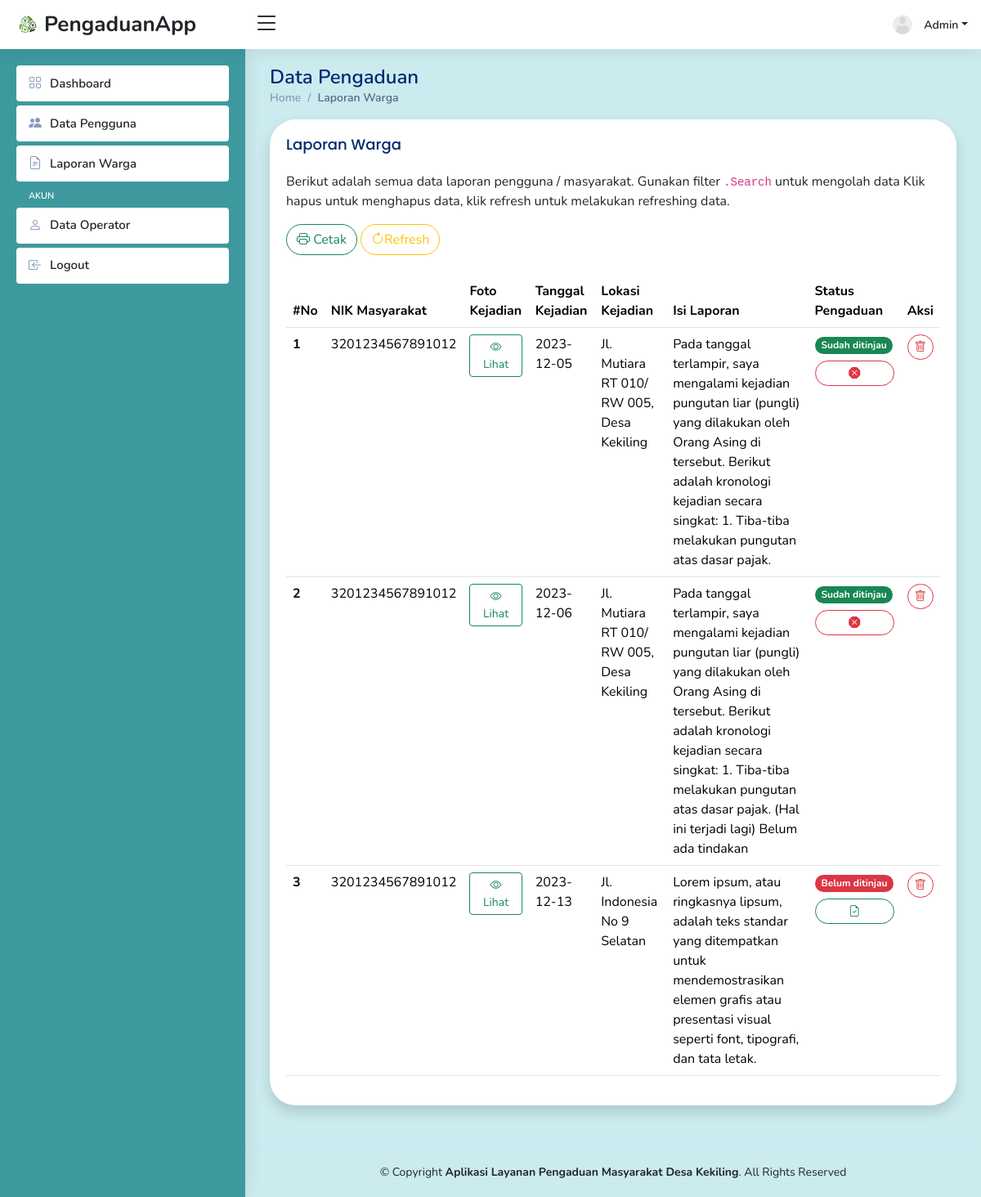
The page /backend/view/data-pengaduan.php (signed in) on the database its author committed.
### tables this page shows
CREATE TABLE `tb_pengaduan` (
  `id_pengaduan` int(11) NOT NULL,
  `nik_masyarakat` varchar(20) NOT NULL,
  `fotokejadian_pengaduan` varchar(100) NOT NULL,
  `tanggalkejadian_pengaduan` date NOT NULL,
  `lokasikejadian_pengaduan` varchar(100) NOT NULL,
  `isilaporan_pengaduan` text NOT NULL,
  `statuspengaduan_pengaduan` int(2) NOT NULL
);

CREATE TABLE `tb_masyarakat` (
  `nik_masyarakat` varchar(20) NOT NULL,
  `password_masyarakat` varchar(150) NOT NULL,
  `namalengkap_masyarakat` varchar(60) NOT NULL,
  `email_masyarakat` varchar(50) NOT NULL,
  `notelp_masyarakat` varchar(20) NOT NULL
);

### backend/controller/Function.php (called while the page is built, shortened)
<?php
    function getPengaduan(){
        include "Database.php";
        $result = mysqli_query($conn, "SELECT * FROM tb_pengaduan INNER JOIN tb_masyarakat ON tb_pengaduan.nik_masyarakat=tb_masyarakat.nik_masyarakat");
        $array = [];
        while ($box = mysqli_fetch_array($result)) {
            $array[] = $box;
        }
        return $array;
    }
?>

### backend/view/data-pengaduan.php (the view, shortened to what this page needs)
<?php
include "../controller/Function.php";
?>
<!DOCTYPE html>
<html lang="en">
<head>
  <link href="../../assets/vendor/bootstrap/css/bootstrap.min.css" rel="stylesheet">
  <link href="../../assets/vendor/bootstrap-icons/bootstrap-icons.css" rel="stylesheet">
  <link href="../../assets/vendor/boxicons/css/boxicons.min.css" rel="stylesheet">
  <link href="../../assets/vendor/quill/quill.snow.css" rel="stylesheet">
  <link href="../../assets/vendor/quill/quill.bubble.css" rel="stylesheet">
  <link href="../../assets/vendor/remixicon/remixicon.css" rel="stylesheet">
  <link href="../../assets/vendor/simple-datatables/style.css" rel="stylesheet">
  <link href="../../assets/css/style.css" rel="stylesheet">
</head>
<body>
  <?php include "header.php";?>
  <?php include "nav.php";?>
  <main id="main" class="main">
    <div class="pagetitle">
      <h1>Data Pengaduan</h1>
      <nav>
        <ol class="breadcrumb">
          <li class="breadcrumb-item"><a href="index.php">Home</a></li>
          <li class="breadcrumb-item active">Laporan Warga</li>
        </ol>
      </nav>
    </div>
    <section class="section dashboard">
      <div class="row">
        <div class="col-lg-12">
                <div class="card rounded-5 shadow">
                <div class="card-body">
                    <h5 class="card-title">Laporan Warga</h5>
                    <p>Berikut adalah semua data laporan pengguna / masyarakat. Gunakan filter <code>.Search</code> untuk mengolah data  Klik hapus untuk menghapus data, klik refresh untuk melakukan refreshing data.</p>
                    <a href="#" data-bs-toggle="modal" data-bs-target="#CetakLaporan" class="btn btn-outline-success rounded-5"><i class="bi bi-printer"></i> Cetak</a>
                    <a href="#" onclick="location.reload();" class="btn btn-outline-warning rounded-5"><i class="bi bi-arrow-clockwise"></i>Refresh</a>
                    <br><br>
                    <div class="table-responsive">
                    <table class="table datatable">
                    <thead>
                        <tr>
                        <th scope="col">#No</th>
                        <th scope="col">NIK Masyarakat</th>
                        <th scope="col">Foto Kejadian</th>
                        <th scope="col">Tanggal Kejadian</th>
                        <th scope="col">Lokasi Kejadian</th>
                        <th scope="col">Isi Laporan</th>
                        <th scope="col">Status Pengaduan</th>
                        <th scope="col">Aksi</th>
                        </tr>
                    </thead>
                    <tbody>
                        <?php $data_pgd = getPengaduan(); $num=0;
                        foreach($data_pgd as $fetch_pengaduan){
                        $num++;
                        ?>
                        <tr>
                        <th scope="row"><?= $num; ?></th>
                        <td><?= $fetch_pengaduan['nik_masyarakat'];?></td>
                        <td><a href="#" data-bs-toggle="modal" data-bs-target="#FotoKejadian" data-bs-path="../../assets/img/<?= $fetch_pengaduan['fotokejadian_pengaduan'];?>" class="btn btn-sm btn-outline-success"><i class="bi bi-eye"></i> Lihat</a></td>
                        <td><?= $fetch_pengaduan['tanggalkejadian_pengaduan'];?></td>
                        <td><?= $fetch_pengaduan['lokasikejadian_pengaduan'];?></td>
                        <td><?= $fetch_pengaduan['isilaporan_pengaduan'];?></td>
                        <td>
                            <?php
                            if($fetch_pengaduan['statuspengaduan_pengaduan']=='0'){
                                echo "<div class='badge bg-danger rounded-5'> Belum ditinjau</div>" . "<br>";
                                echo "<a href='../controller/Controller.php?u=tinjau-pengaduan&id_pengaduan=" . $fetch_pengaduan['id_pengaduan'] . "' class='btn btn-sm btn-outline-success rounded-5 d-flex justify-content-center mt-2' onclick='return confirm(`Apakah pengaduan ini sudah ditinjau dan diproses?`);'><i class='bi bi-file-earmark-check'></i></a>";
                            }elseif($fetch_pengaduan['statuspengaduan_pengaduan']=='1'){
                                echo "<div class='badge bg-success rounded-5'> Sudah ditinjau</div>";
                                echo "<a href='../controller/Controller.php?u=revert-pengaduan&id_pengaduan=" . $fetch_pengaduan['id_pengaduan'] . "' class='btn btn-sm btn-outline-danger rounded-5 d-flex justify-content-center mt-2' onclick='return confirm(`Apakah ingin mengubah pengaduan ini ke belum ditinjau?`);'><i class='bi bi-x-octagon-fill'></i></a>";
                            }
                            ?>
                        </td>
                        <td>
                            <a href="../controller/Controller.php?u=delete-masyarakat&nik=<?= $fetch_pengaduan['nik_masyarakat']; ?>" onclick="return confirm('Apakah kamu yakin akan menghapus data ini?');" class="btn btn-sm btn-outline-danger rounded-5"><i class="bi bi-trash"></i></a>
                        </td>
                        </tr>
                        <?php } ?>
                    </tbody>
                    </table>
                    </div>
                </div>
                </div>
        </div>
      </div>
    </section>
  </main>
  <footer id="footer" class="footer">
    <div class="copyright text-dark">
      &copy; Copyright <strong><span>Aplikasi Layanan Pengaduan Masyarakat Desa Kekiling</span></strong>. All Rights Reserved
    </div>
  </footer>
</body>
</html>

### backend/view/header.php (shortened to what this page needs)
<header id="header" class="header fixed-top d-flex align-items-center">
  <div class="d-flex align-items-center justify-content-between">
    <a href="index.php" class="logo d-flex align-items-center">
      <img src="../../assets/img/logo-transparent.png" width="10%" alt="">
      <span class="d-none d-lg-block text-dark">PengaduanApp</span>
    </a>
    <i class="bi bi-list toggle-sidebar-btn text-dark"></i>
  </div>
  <nav class="header-nav ms-auto">
    <ul class="d-flex align-items-center">
      <li class="nav-item dropdown pe-3">
        <a class="nav-link nav-profile d-flex align-items-center pe-0" href="#" data-bs-toggle="dropdown">
          <img src="../../assets/img/profile.avif" alt="Profile" class="rounded-circle">
          <span class="d-none d-md-block dropdown-toggle ps-2 text-dark"><?= $_SESSION['nama_operator'];?></span>
        </a>
      </li>
    </ul>
  </nav>
</header>

### backend/view/nav.php
<aside id="sidebar" class="sidebar bg-guideline-sidebar text-white">
  <ul class="sidebar-nav" id="sidebar-nav">
    <li class="nav-item">
      <a class="nav-link collapsed text-dark" href="index.php">
        <i class="bi bi-grid"></i>
        <span>Dashboard</span>
      </a>
    </li>
    <li class="nav-item">
      <a class="nav-link collapsed text-dark" href="data-pengguna.php">
        <i class="bi bi-people-fill"></i>
        <span>Data Pengguna</span>
      </a>
    </li>
    <li class="nav-item">
      <a class="nav-link collapsed text-dark" href="data-pengaduan.php">
        <i class="bi bi-file-earmark-text"></i>
        <span>Laporan Warga</span>
      </a>
    </li>
    <li class="nav-heading text-white">Akun</li>
    <li class="nav-item">
      <a class="nav-link collapsed text-dark" href="data-operator.php">
        <i class="bi bi-person"></i>
        <span>Data Operator</span>
      </a>
    </li>
    <li class="nav-item">
      <a class="nav-link collapsed text-dark" href="../controller/Controller.php?u=logout-operator">
        <i class="bi bi-box-arrow-in-left"></i>
        <span>Logout</span>
      </a>
    </li>
  </ul>
</aside>

### assets/css/style.css (style rules this page uses)
:root { scroll-behavior: smooth; }
body { font-family: 'Nunito', sans-serif!important; background: rgb(203,235,238)!important; color: #444444; }
a { color: #4154f1; text-decoration: none; }
h1, h2, h3, h4, h5, h6 { font-family: "Nunito", sans-serif; }
#main { margin-top: 60px; padding: 20px 30px; transition: all 0.3s; }
.pagetitle { margin-bottom: 10px; }
.pagetitle h1 { font-size: 24px; margin-bottom: 0; font-weight: 600; color: #012970; }
.card { margin-bottom: 30px; border: none; border-radius: 5px; box-shadow: 0px 0 30px rgba(1, 41, 112, 0.1); }
.card-title { padding: 20px 0 15px 0; font-size: 18px; font-weight: 500; color: #012970; font-family: "Poppins", sans-serif; }
.card-body { padding: 0 20px 20px 20px; }
.breadcrumb { font-size: 14px; font-family: "Nunito", sans-serif; color: #899bbd; font-weight: 600; }
.breadcrumb a { color: #899bbd; transition: 0.3s; }
.breadcrumb .breadcrumb-item::before { color: #899bbd; }
.breadcrumb .active { color: #51678f; font-weight: 600; }
.logo { line-height: 1; }
@media (min-width: 1200px) { .logo { width: 280px; } }
.logo img { max-height: 116px; margin-right: 6px; }
.logo span { font-size: 26px; font-weight: 700; color: #012970; font-family: "Nunito", sans-serif; }
.header { transition: all 0.5s; z-index: 997; height: 60px; box-shadow: 0px 2px 20px rgba(1, 41, 112, 0.1); background-color: #fff; padding-left: 20px; }
.header .toggle-sidebar-btn { font-size: 32px; padding-left: 10px; cursor: pointer; color: #012970; }
.header-nav ul { list-style: none; }
.header-nav>ul { margin: 0; padding: 0; }
.header-nav .nav-profile { color: #012970; }
.header-nav .nav-profile img { max-height: 36px; }
.header-nav .nav-profile span { font-size: 14px; font-weight: 600; }
.sidebar { position: fixed; top: 60px; left: 0; bottom: 0; width: 300px; z-index: 996; transition: all 0.3s; padding: 20px; overflow-y: auto; scrollbar-width: thin; scrollbar-color: #aab7cf transparent; box-shadow: 0px 0px 20px rgba(1, 41, 112, 0.1); background-color: #fff; }
@media (min-width: 1200px) { #main, #footer { margin-left: 300px; } }
.sidebar-nav { padding: 0; margin: 0; list-style: none; }
.sidebar-nav li { padding: 0; margin: 0; list-style: none; }
.sidebar-nav .nav-item { margin-bottom: 5px; }
.sidebar-nav .nav-heading { font-size: 11px; text-transform: uppercase; color: #899bbd; font-weight: 600; margin: 10px 0 5px 15px; }
.sidebar-nav .nav-link { display: flex; align-items: center; font-size: 15px; font-weight: 600; color: #4154f1; transition: 0.3; background: #f6f9ff; padding: 10px 15px; border-radius: 4px; }
.sidebar-nav .nav-link i { font-size: 16px; margin-right: 10px; color: #4154f1; }
.sidebar-nav .nav-link.collapsed { color: #012970; background: #fff; }
.sidebar-nav .nav-link.collapsed i { color: #899bbd; }
.footer { padding: 20px 0; font-size: 14px; transition: all 0.3s; border-top: 1px solid #cddfff; }
.footer .copyright { text-align: center; color: #012970; }
.bg-guideline-sidebar { background-color: rgb(62 153 158 )!important; }

### rows shown on the page
tb_pengaduan: tb_masyarakat.nik_masyarakat "3201234567891012", tanggalkejadian_pengaduan "2023-12-05", lokasikejadian_pengaduan "Jl. Mutiara RT 010/ RW 005, Desa Kekiling", isilaporan_pengaduan "Pada tanggal terlampir, saya mengalami kejadian pungutan liar (pungli) yang dilakukan oleh Orang Asing di tersebut. Berikut adalah kronologi kejadian secara singkat: 1. Tiba-tiba melakukan pungutan atas dasar pajak."
tb_pengaduan: tb_masyarakat.nik_masyarakat "3201234567891012", tanggalkejadian_pengaduan "2023-12-06", lokasikejadian_pengaduan "Jl. Mutiara RT 010/ RW 005, Desa Kekiling", isilaporan_pengaduan "Pada tanggal terlampir, saya mengalami kejadian pungutan liar (pungli) yang dilakukan oleh Orang Asing di tersebut. Berikut adalah kronologi kejadian secara singkat: 1. Tiba-tiba melakukan pungutan atas dasar pajak. (Hal ini terjadi lagi) Belum ada tindakan"
tb_pengaduan: tb_masyarakat.nik_masyarakat "3201234567891012", tanggalkejadian_pengaduan "2023-12-13", lokasikejadian_pengaduan "Jl. Indonesia No 9 Selatan", isilaporan_pengaduan "Lorem ipsum, atau ringkasnya lipsum, adalah teks standar yang ditempatkan untuk mendemostrasikan elemen grafis atau presentasi visual seperti font, tipografi, dan tata letak."

### other values the page prints
$_SESSION['nama_operator'] "Admin"
